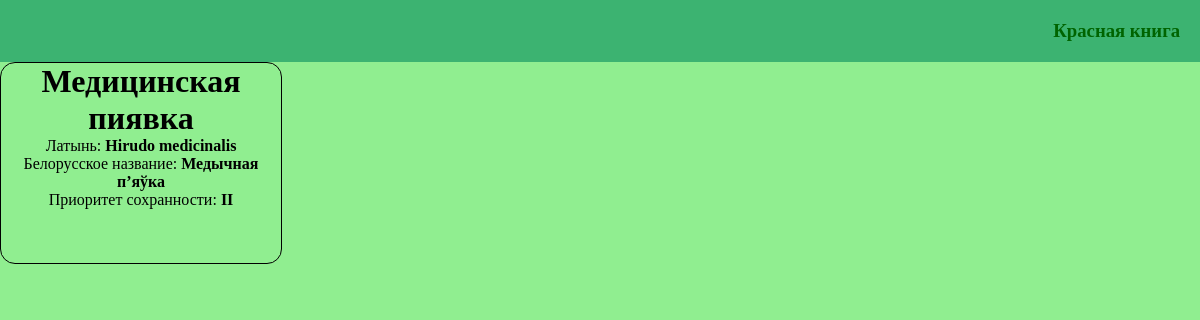
Screenshot of /red_book/1 with the database file from the repository.
### web/models.py (models this page shows)
class Red_book (models.Model):
    id = models.IntegerField (primary_key=True)
    name = models.CharField(max_length=255)
    name_L = models.CharField(max_length=255)
    name_B = models.CharField(max_length=255)
    priority = models.CharField(max_length=200)

### web/views.py (the view)
# urls.py: path('red_book/<int:num>', Red_book_detailView, name='url_detail_red_book')
def Red_book_detailView(request,num):
    context = {
        'key_red_book_1item': Red_book.objects.filter(id=num)
    }
    return render(request, 'red_book/red_book_detail.html', context)

### templates/red_book/red_book_detail.html
{% extends 'base.html' %}
{% load static %}
{% block page-content %}
{% for item in key_red_book_1item %}
    <div class="container_1red_books_item">
        <h1>{{item.name}}</h1>
        <p>Латынь: <b>{{item.name_L}}</b></p>
        <p>Белорусское название: <b>{{item.name_B}}</b></p>
        <p>Приоритет сохранности: <b>{{item.priority}}</b></p>
    </div>
{% endfor %}
{% endblock %}

### static/css/base.css (style rules this page uses)
* { padding: 0px; margin: 0px; }
body { background-color: lightgreen; }
.container_1red_books_item { display: inline-block; width: 280px; height: 200px; border: 1px solid black; border-radius:15px; text-align:center; text-decoration:none; }

### rows the page displays
Red_book: name "Медицинская пиявка", name_L "Hirudo medicinalis", name_B "Медычная п’яўка", priority "II"
